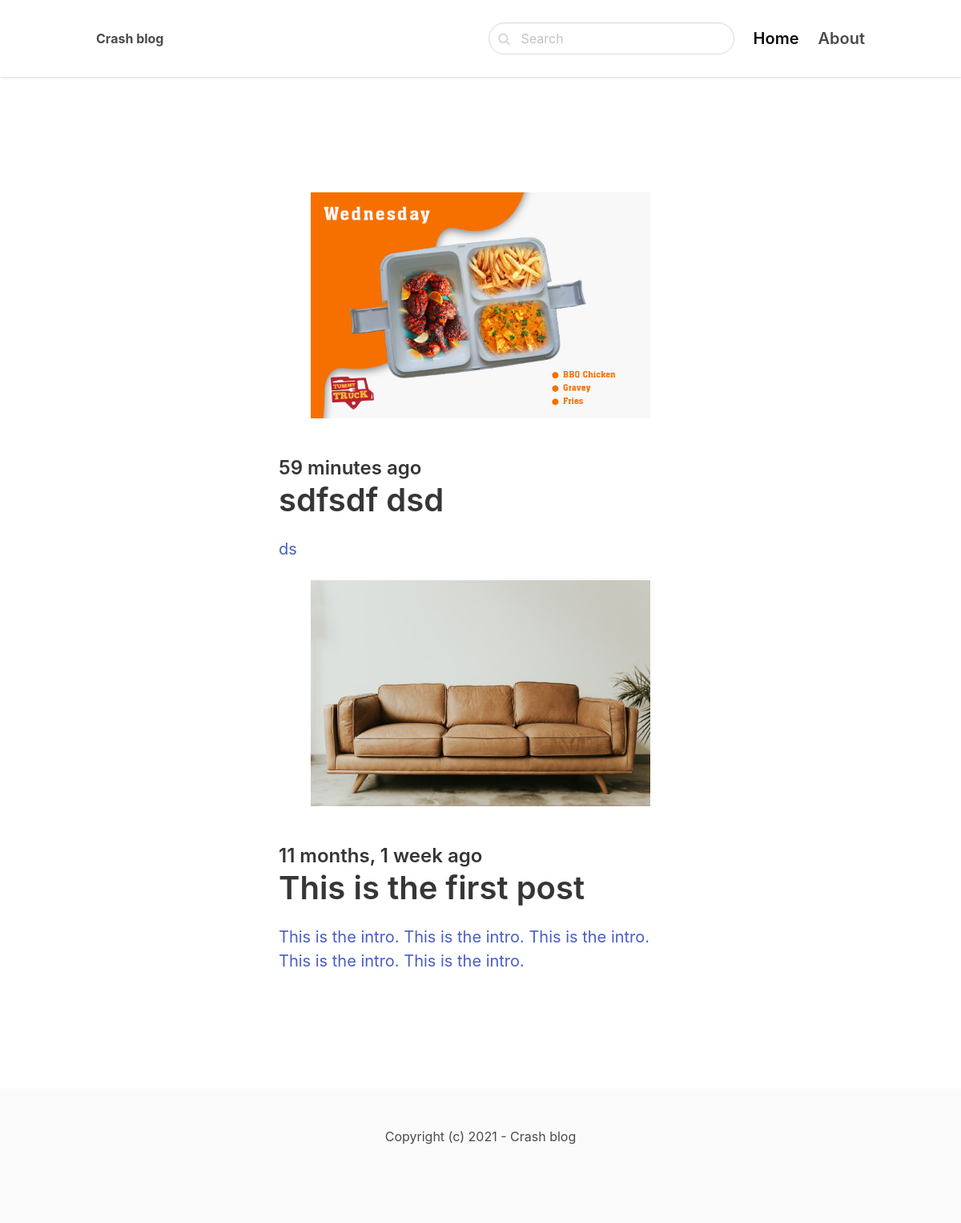
The page / on the database its author committed.
### blog/models.py (models this page shows, shortened)
class Post(models.Model):
    ACTIVE = 'active'
    DRAFT = 'draft'
    CHOICES_STATUS = (
        (ACTIVE, 'Active'),
        (DRAFT, 'Draft')
    )
    category = models.ForeignKey(Category, related_name='posts', on_delete=models.CASCADE)
    title = models.CharField(max_length=255)
    slug = models.SlugField()
    intro = models.TextField()
    body = models.TextField()
    created_at = models.DateTimeField(auto_now_add=True)
    status = models.CharField(max_length=10, choices=CHOICES_STATUS, default=ACTIVE)
    image = models.ImageField(upload_to='uploads/', blank=True, null=True)
    class Meta:
        ordering = ('-created_at',)

### core/views.py (the view)
# urls.py: path('', frontpage, name='frontpage'),
def frontpage(request):
    posts = Post.objects.filter(status=Post.ACTIVE)
    return render(request, 'core/frontpage.html', {'posts': posts})

### core/templates/core/frontpage.html (shortened to what this page needs)
{% extends 'core/base.html' %}
{% block content %}
    <section class="hero">
        <div class="hero-body">
            <div class="container">
                <section class="section">
                    <div class="columns">
                        <div class="column is-8 is-offset-2">
                            {% for post in posts %}
                                <div class="content is-medium">
                                    <a href="{% url 'post_detail' post.category.slug post.slug %}">
                                        {% if post.image %}
                                            <figure class="image">
                                                <img src="{{ post.image.url }}">
                                            </figure>
                                        {% endif %}
                                        <h2 class="subtitle is-4">{{ post.created_at|timesince }} ago</h2>
                                        <h1 class="title">{{ post.title }}</h1>
                                        <p>{{ post.intro }}</p>
                                    </a>
                                </div>
                            {% endfor %}
                        </div>
                    </div>
                </section>
            </div>
        </div>
    </section>
{% endblock %}

### core/templates/core/base.html (shortened to what this page needs)
<!DOCTYPE html>
<html>
    <head>
        <link rel="stylesheet" href="https://unpkg.com/bulma@0.9.2/css/bulma.min.css">
        <link href="https://stackpath.bootstrapcdn.com/font-awesome/4.7.0/css/font-awesome.min.css" rel="stylesheet">
    </head>
    <body>
        <nav class="navbar">
            <div class="container">
                <div class="navbar-brand">
                    <a class="navbar-item" href="/">
                        <strong>Crash blog</strong>
                    </a>
                </div>
                <div id="navbarMenu" class="navbar-menu">
                    <div class="navbar-end">
                        <div class="navbar-item">
                            <form method="get" action="{% url 'search' %}">
                                <div class="control has-icons-left">
                                    <input class="input is-rounded" name="query" type="text" placeholder="Search">
                                    <span class="icon is-left">
                                    </span>
                                </div>
                            </form>
                        </div>
                        <a href="/" class="navbar-item is-active is-size-5 has-text-weight-semibold">
                            Home
                        </a>
                        <a href="{% url 'about' %}" class="navbar-item is-size-5 has-text-weight-semibold">
                            About
                        </a>
                    </div>
                </div>
            </div>
        </nav>
        <section class="section">
            <div class="container">
                {% block content %}
                {% endblock %}
            </div>
        </section>
        <footer class="footer">
            <div class="content has-text-centered">
                <p>
                    Copyright (c) 2021 - Crash blog
                </p>
            </div>
        </footer>
    </body>
</html>

### core/templates/core/base.html (style rules this page uses)
nav.navbar { height: 6rem !important; box-shadow: 0 1px 3px 0 rgba(0, 0, 0, .1), 0 1px 2px 0 rgba(0, 0, 0, .06) !important; }

### rows shown on the page
Post: image (picture), created_at "59 minutes", title "sdfsdf dsd", intro "ds"
Post: image (picture), created_at "11 months, 1 week", title "This is the first post", intro "This is the intro. This is the intro. This is the intro. This is the intro. This is the intro."
